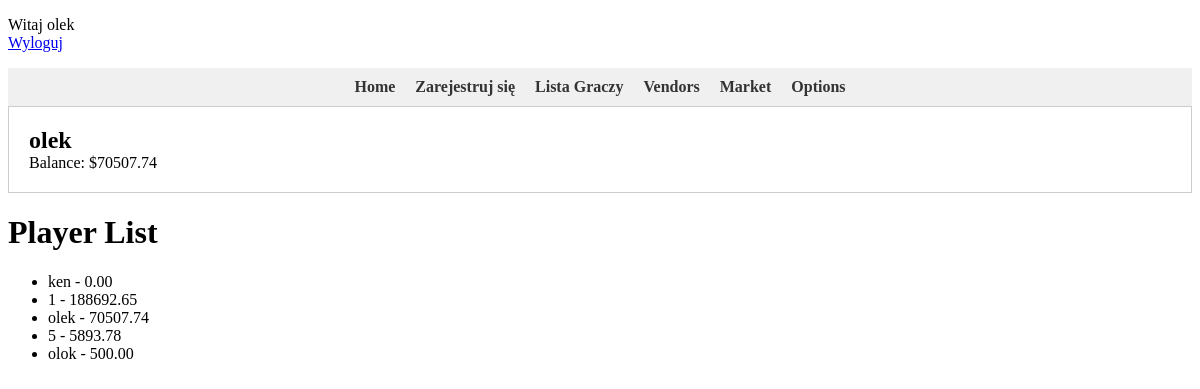
Screenshot of /player_list/ (signed in) with the database file from the repository.
### SimGame/models.py (models this page shows)
class Balance(models.Model):
    user = models.OneToOneField(User, on_delete=models.CASCADE)
    amount = models.DecimalField(max_digits=10, decimal_places=2)

### SimGame/views.py (the view)
# urls.py: path('player_list/', views.PlayerList.as_view(), name='player_list'),
class PlayerList(LoginRequiredMixin, View):
    template_name = 'player_list.html'
    login_url = '/login/'  #
    def get(self, request):
        user_balances = Balance.objects.all()
        players_data = [{'name': balance.user.username, 'balance': balance.amount} for balance in user_balances]
        return render(request, self.template_name, {'players_data': players_data})

### templates/player_list.html
{% extends 'base.html' %}
{% block content %}
<h1>Player List</h1>
    <ul>
        {% for player in players_data %}
            <li>{{ player.name }} - {{ player.balance }}</li>
        {% endfor %}
    </ul>
{% endblock %}

### templates/user_panel.html
<p>
{% if user.is_authenticated %}
    Witaj {{ user.username }}<br>
    <a href="{% url 'logout' %}">Wyloguj</a>
{% else %}
    <a href="{% url 'login' %}">Zaloguj</a>
    <a href="{% url 'register' %}">rejestracja</a>
{% endif %}
 </p>

### templates/player_stats.html (shortened to what this page needs)
    <div class="user-box">
        <h2>{{ user.username }}</h2>
        <p>Balance: ${{ user.balance.amount }}</p>
    </div>

### templates/player_stats.html (style rules this page uses)
.user-box { border: 1px solid #ccc; padding: 20px; margin-bottom: 20px; }
.user-box h2 { margin: 0; }
.user-box p { margin: 0; }

### rows the page displays
Balance: balance "0.00"
Balance: balance "188692.65"
Balance: balance "70507.74"
Balance: balance "5893.78"
Balance: balance "500.00"

### other values shown
{{ user.username }} "olek"
{{ user.balance.amount }} "70507.74"
{{ player.name }} "ken" "1" "olek" "5" "olok"
